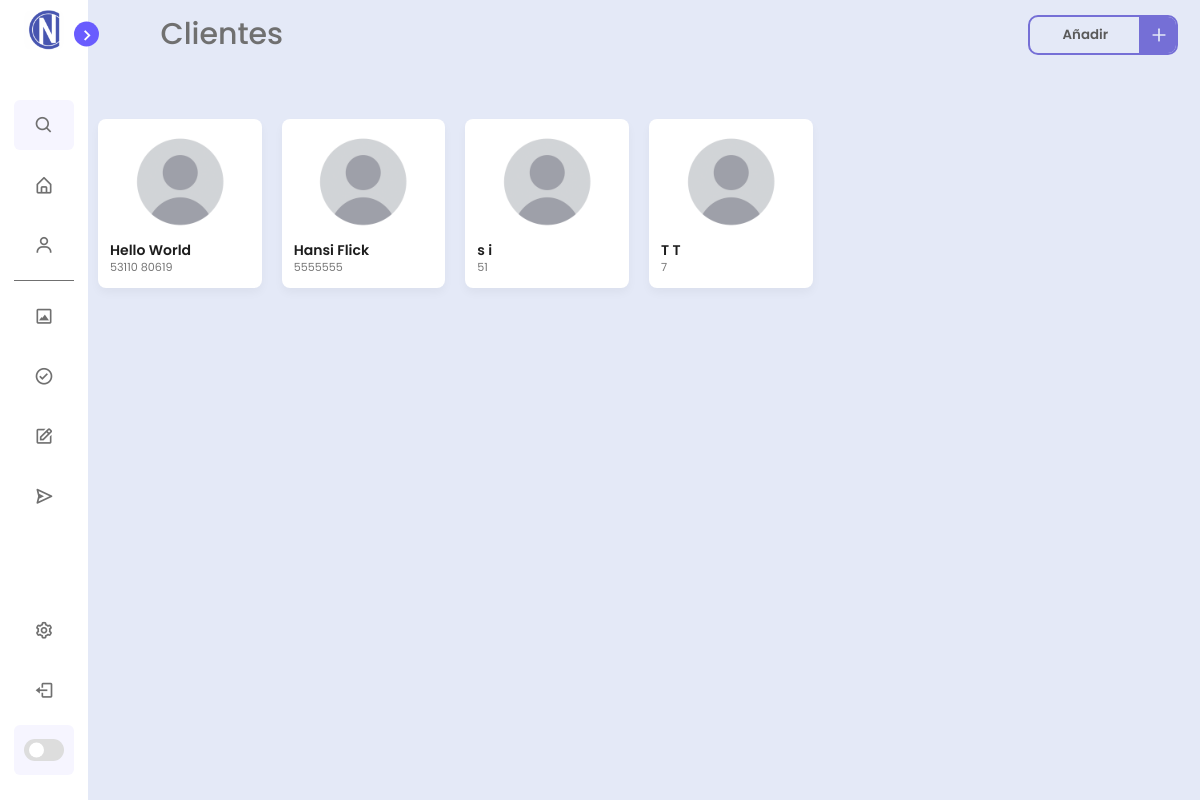
Page /Clients (signed in) on the earlier database version.
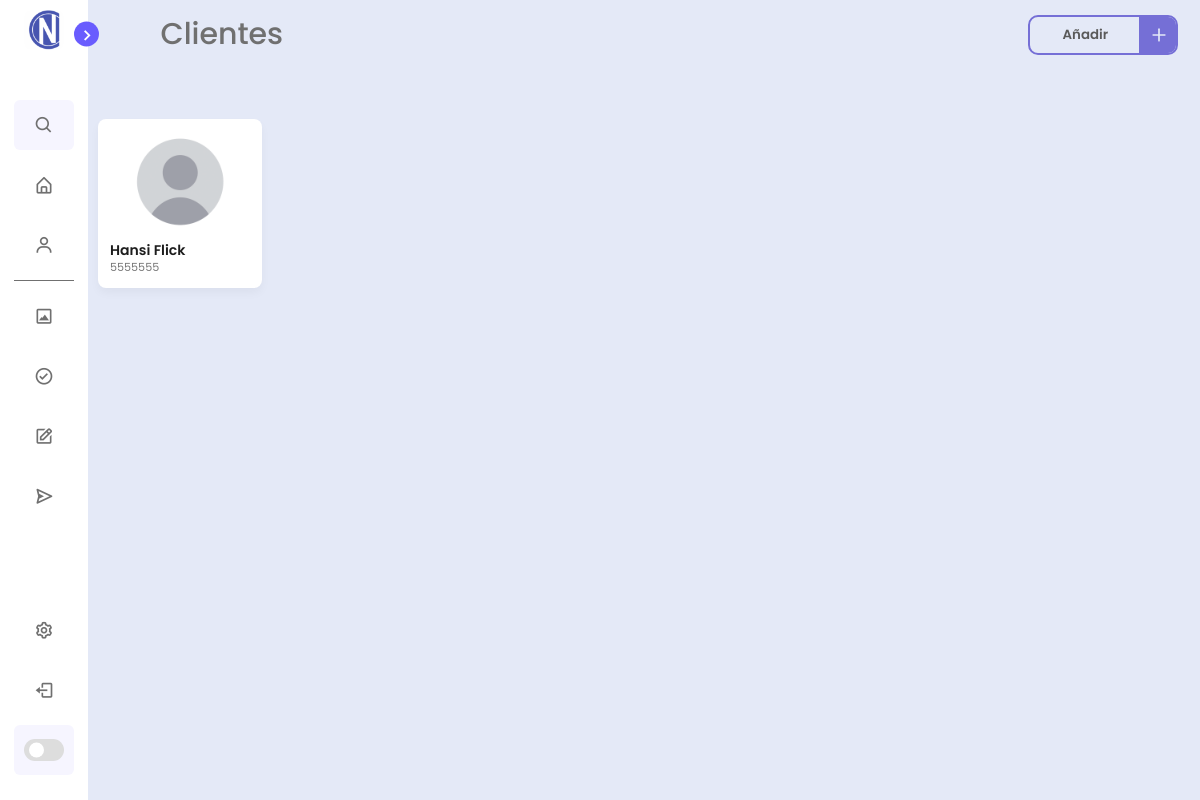
Same page on the later database version.
### tables this page shows
CREATE TABLE clientProject ( projectClientId INTEGER PRIMARY KEY AUTOINCREMENT, projectClientName TEXT, projectClientNumber INTEGER );

### new.py (the view)
@app.route("/Clients")
def clients():
    clients=try_clients()
    return  clients

### library/DB.py (called while the page is built)
def get_clients():
    conn = sqlite3.connect('library/database.db')
    cursor = conn.cursor()
    cursor.execute("SELECT projectClientName,ProjectClientNumber FROM clientProject")
    filas = cursor.fetchall()
    return filas

### library/URLs.py (called while the page is built)
def try_clients():
    if g.user:
        cliente=get_clients()
        return render_template("clients.html",user=g.user,cliente=cliente)
    flash("Debe de iniciar sesión primero.")
    return render_template("index.html")

### new.py (called while the page is built)
@app.before_request
def before_request():
    if "username" in session:
        g.user = session["username"]
    else:
        g.user = None

### templates/clients.html (shortened to what this page needs)
<!DOCTYPE html>
<html lang="en">
<head>
    <link rel="stylesheet" href="../static/css/clients.css">
    <link rel="stylesheet" href="../static/css/scrollbar.css">
    <link rel="stylesheet" href="https://cdnjs.cloudflare.com/ajax/libs/font-awesome/6.4.2/css/all.min.css">
    <link href='https://unpkg.com/boxicons@2.1.1/css/boxicons.min.css' rel='stylesheet'>
</head>
<body>
    <nav class="sidebar close">
        <header>
            <div class="image-text">
                <span class="image">
                    <img src="../static/img/icon.ico" alt="iconcopy">
                </span>
            </div>
            <i class='bx bx-chevron-right toggle'></i>
        </header>
        <div class="menu-bar">
            <div class="menu">
                <li class="search-box">
                    <i class='bx bx-search icon'></i>
                </li>
                <ul class="menu-links" id="home">
                    <li class="nav-link">
                        <a href="{{ url_for('home') }}">
                            <i class='bx bx-home-alt icon'></i>
                        </a>
                    </li>
                    <li class="nav-link" id="client">
                        <a href="{{ url_for('clients') }}">
                            <i class='bx bx-user icon'></i>
                        </a>
                    </li>
                </ul>
                <hr class="separator">
                <ul class="menu-links">
                    <li class="nav-link" id="diseño">
                        <a href="{{ url_for('design') }}">
                            <i class='bx bx-image-alt icon'></i>
                        </a>
                    </li>
                    <li class="nav-link" id="aprobacion">
                        <a href="#">
                            <i class='bx bx-check-circle icon'></i>
                        </a>
                    </li>
                    <li class="nav-link" id="elaboracion">
                        <a href="#">
                            <i class='bx bx-edit icon'></i>
                        </a>
                    </li>
                    <li class="nav-link" id="entrega">
                        <a href="#">
                            <i class='bx bx-send icon'></i>
                        </a>
                    </li>
                </ul>
            </div>
            <div class="bottom-content">
                <li class="">
                    <a href="{{ url_for('settings') }}">
                        <i class='bx bx-cog icon'></i>
                    </a>
                <li class="">
                    <a href="{{ url_for('logout') }}">
                        <i class='bx bx-log-out icon'></i>
                    </a>
                </li>
                <li class="mode">
                    <div class="toggle-switch">
                        <span class="switch"></span>
                    </div>
                </li>
            </div>
        </div>
    </nav>
    <section class="home">
        <div class="home-header">
            <div class="text">Clientes</div>
            <button class="add-btn" type="button" id="openModal">
                <span class="button__text">Añadir</span>
                <span class="button__icon">
                    <svg class="svg" fill="none" height="24" stroke="currentColor" stroke-linecap="round"
                        stroke-linejoin="round" stroke-width="2" viewBox="0 0 24 24" width="24"
                        xmlns="http://www.w3.org/2000/svg">
                        <line x1="12" x2="12" y1="5" y2="19"></line>
                        <line x1="5" x2="19" y1="12" y2="12"></line>
                    </svg>
                </span>
            </button>
        </div>
        <div class="card-list-client">
            {% for item in cliente %}
            <a href="{{ url_for('client', client=item[0] )}}" style="text-decoration: none;" class="client-link">
                <div class="card-client">
                    <img src="../static/img/user-default.png" alt="User Image">
                    <p class="default-client-name">{{item[0]}}</p>
                    <p class="client-company">{{item[1]}}</p>
                </div>
            </a>
            {% endfor %}
    </section>
  </body>
</html>

Differences in the rows shown:
removed clientProject: projectClientName "Hello World", projectClientNumber "53110 80619"
removed clientProject: projectClientName "s i", projectClientNumber "51"
removed clientProject: projectClientName "T T", projectClientNumber "7"
